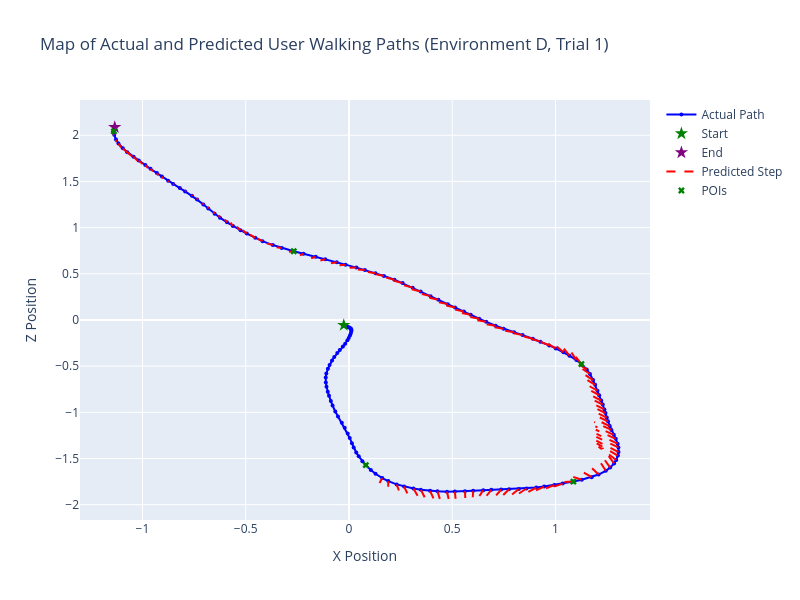

Notebook code cell kept with this figure:
### Code cell
# Select one trial from environment D
selected_trial = test_df['trial'].unique()[0]
test_df_single = test_df[test_df['trial'] == selected_trial]

# Create sequences for this single trial
X_test_single, y_test_single = create_sequences_grouped(test_df_single, seq_length=SEQ_LENGTH)
preds_single = model.predict(X_test_single)

# Get actual positions
actual_x = test_df_single['x'].values
actual_z = test_df_single['z'].values

# Current positions
current_x = X_test_single[:, -1, 0]
current_z = X_test_single[:, -1, 1]

# Predicted next
pred_x = preds_single[:, 0]
pred_z = preds_single[:, 1]

# Calculate POI positions (at the user's position when closest to each POI)
poi_x_list = []
poi_z_list = []
for poi in range(5):
    dist_col = f'poi_{poi}_dist'
    min_dist_idx = test_df_single[dist_col].idxmin()
    poi_x = test_df_single.loc[min_dist_idx, 'x']
    poi_z = test_df_single.loc[min_dist_idx, 'z']
    poi_x_list.append(poi_x)
    poi_z_list.append(poi_z)

# Plot interactive map
import plotly.graph_objects as go

fig = go.Figure()

# Add actual path
fig.add_trace(go.Scatter(x=actual_x, y=actual_z, mode='lines+markers', name='Actual Path', 
                         line=dict(color='blue', width=2), marker=dict(size=4)))

# Add start and end markers
fig.add_trace(go.Scatter(x=[actual_x[0]], y=[actual_z[0]], mode='markers', name='Start', 
                         marker=dict(color='green', size=10, symbol='star')))
fig.add_trace(go.Scatter(x=[actual_x[-1]], y=[actual_z[-1]], mode='markers', name='End', 
                         marker=dict(color='purple', size=10, symbol='star')))

# Add predicted steps
for i in range(len(current_x)):
    fig.add_trace(go.Scatter(x=[current_x[i], pred_x[i]], y=[current_z[i], pred_z[i]], 
                             mode='lines', name='Predicted Step' if i == 0 else '', 
                             line=dict(color='red', width=2, dash='dash'), showlegend=i==0))

# Add POIs
fig.add_trace(go.Scatter(x=poi_x_list, y=poi_z_list, mode='markers', name='POIs', 
                         marker=dict(color='green', size=6, symbol='x')))

fig.update_layout(
    title=f'Map of Actual and Predicted User Walking Paths (Environment D, Trial {selected_trial})',
    xaxis_title='X Position',
    yaxis_title='Z Position',
    width=800,
    height=600
)

fig.show()

### Figure 1 — Plotly figure (JSON) as saved in the notebook; plotly's stock layout.template omitted (floating-point values rounded to 4 significant figures; data arrays with more than 128 entries replaced by an {"elided": "..."} marker saying what was removed)
{"data": [{"line": {"color": "blue", "width": 2}, "marker": {"size": 4}, "mode": "lines+markers", "name": "Actual Path", "type": "scatter", "x": {"elided": "164 float values"}, "y": {"elided": "164 float values"}}, {"marker": {"color": "green", "size": 10, "symbol": "star"}, "mode": "markers", "name": "Start", "type": "scatter", "x": [-0.02514], "y": [-0.05667]}, {"marker": {"color": "purple", "size": 10, "symbol": "star"}, "mode": "markers", "name": "End", "type": "scatter", "x": [-1.134], "y": [2.086]}, {"line": {"color": "red", "dash": "dash", "width": 2}, "mode": "lines", "name": "Predicted Step", "showlegend": true, "type": "scatter", "x": [0.1613, 0.1481], "y": [-1.712, -1.766]}, {"line": {"color": "red", "dash": "dash", "width": 2}, "mode": "lines", "name": "", "showlegend": false, "type": "scatter", "x": [0.1904, 0.1902], "y": [-1.745, -1.805]}, {"line": {"color": "red", "dash": "dash", "width": 2}, "mode": "lines", "name": "", "showlegend": false, "type": "scatter", "x": [0.2311, 0.2419], "y": [-1.78, -1.847]}, {"line": {"color": "red", "dash": "dash", "width": 2}, "mode": "lines", "name": "", "showlegend": false, "type": "scatter", "x": [0.2667, 0.2828], "y": [-1.803, -1.877]}, {"line": {"color": "red", "dash": "dash", "width": 2}, "mode": "lines", "name": "", "showlegend": false, "type": "scatter", "x": [0.3122, 0.3325], "y": [-1.825, -1.903]}, {"line": {"color": "red", "dash": "dash", "width": 2}, "mode": "lines", "name": "", "showlegend": false, "type": "scatter", "x": [0.3481, 0.3667], "y": [-1.838, -1.919]}, {"line": {"color": "red", "dash": "dash", "width": 2}, "mode": "lines", "name": "", "showlegend": false, "type": "scatter", "x": [0.3926, 0.4093], "y": [-1.85, -1.931]}, {"line": {"color": "red", "dash": "dash", "width": 2}, "mode": "lines", "name": "", "showlegend": false, "type": "scatter", "x": [0.4286, 0.4401], "y": [-1.856, -1.938]}, {"line": {"color": "red", "dash": "dash", "width": 2}, "mode": "lines", "name": "", "showlegend": false, "type": "scatter", "x": [0.4747, 0.4827], "y": [-1.859, -1.939]}, {"line": {"color": "red", "dash": "dash", "width": 2}, "mode": "lines", "name": "", "showlegend": false, "type": "scatter", "x": [0.5129, 0.5162], "y": [-1.858, -1.936]}, {"line": {"color": "red", "dash": "dash", "width": 2}, "mode": "lines", "name": "", "showlegend": false, "type": "scatter", "x": [0.5619, 0.5632], "y": [-1.854, -1.927]}, {"line": {"color": "red", "dash": "dash", "width": 2}, "mode": "lines", "name": "", "showlegend": false, "type": "scatter", "x": [0.6015, 0.5995], "y": [-1.849, -1.919]}, {"line": {"color": "red", "dash": "dash", "width": 2}, "mode": "lines", "name": "", "showlegend": false, "type": "scatter", "x": [0.6504, 0.6317], "y": [-1.843, -1.906]}, {"line": {"color": "red", "dash": "dash", "width": 2}, "mode": "lines", "name": "", "showlegend": false, "type": "scatter", "x": [0.6892, 0.6667], "y": [-1.839, -1.903]}, {"line": {"color": "red", "dash": "dash", "width": 2}, "mode": "lines", "name": "", "showlegend": false, "type": "scatter", "x": [0.7372, 0.7129], "y": [-1.836, -1.9]}, {"line": {"color": "red", "dash": "dash", "width": 2}, "mode": "lines", "name": "", "showlegend": false, "type": "scatter", "x": [0.7754, 0.7472], "y": [-1.834, -1.896]}, {"line": {"color": "red", "dash": "dash", "width": 2}, "mode": "lines", "name": "", "showlegend": false, "type": "scatter", "x": [0.8226, 0.7899], "y": [-1.83, -1.89]}, {"line": {"color": "red", "dash": "dash", "width": 2}, "mode": "lines", "name": "", "showlegend": false, "type": "scatter", "x": [0.8599, 0.8211], "y": [-1.825, -1.882]}, {"line": {"color": "red", "dash": "dash", "width": 2}, "mode": "lines", "name": "", "showlegend": false, "type": "scatter", "x": [0.9071, 0.8631], "y": [-1.815, -1.869]}, {"line": {"color": "red", "dash": "dash", "width": 2}, "mode": "lines", "name": "", "showlegend": false, "type": "scatter", "x": [0.9453, 0.8962], "y": [-1.804, -1.855]}, {"line": {"color": "red", "dash": "dash", "width": 2}, "mode": "lines", "name": "", "showlegend": false, "type": "scatter", "x": [0.9944, 0.9417], "y": [-1.787, -1.835]}, {"line": {"color": "red", "dash": "dash", "width": 2}, "mode": "lines", "name": "", "showlegend": false, "type": "scatter", "x": [1.035, 0.9789], "y": [-1.772, -1.817]}, {"line": {"color": "red", "dash": "dash", "width": 2}, "mode": "lines", "name": "", "showlegend": false, "type": "scatter", "x": [1.087, 1.043], "y": [-1.75, -1.754]}, {"line": {"color": "red", "dash": "dash", "width": 2}, "mode": "lines", "name": "", "showlegend": false, "type": "scatter", "x": [1.127, 1.084], "y": [-1.731, -1.697]}, {"line": {"color": "red", "dash": "dash", "width": 2}, "mode": "lines", "name": "", "showlegend": false, "type": "scatter", "x": [1.175, 1.127], "y": [-1.702, -1.64]}, {"line": {"color": "red", "dash": "dash", "width": 2}, "mode": "lines", "name": "", "showlegend": false, "type": "scatter", "x": [1.209, 1.173], "y": [-1.674, -1.598]}, {"line": {"color": "red", "dash": "dash", "width": 2}, "mode": "lines", "name": "", "showlegend": false, "type": "scatter", "x": [1.244, 1.213], "y": [-1.633, -1.527]}, {"line": {"color": "red", "dash": "dash", "width": 2}, "mode": "lines", "name": "", "showlegend": false, "type": "scatter", "x": [1.265, 1.224], "y": [-1.598, -1.471]}, {"line": {"color": "red", "dash": "dash", "width": 2}, "mode": "lines", "name": "", "showlegend": false, "type": "scatter", "x": [1.284, 1.227], "y": [-1.553, -1.384]}, {"line": {"color": "red", "dash": "dash", "width": 2}, "mode": "lines", "name": "", "showlegend": false, "type": "scatter", "x": [1.294, 1.208], "y": [-1.516, -1.372]}, {"line": {"color": "red", "dash": "dash", "width": 2}, "mode": "lines", "name": "", "showlegend": false, "type": "scatter", "x": [1.302, 1.2], "y": [-1.469, -1.336]}, {"line": {"color": "red", "dash": "dash", "width": 2}, "mode": "lines", "name": "", "showlegend": false, "type": "scatter", "x": [1.305, 1.198], "y": [-1.43, -1.307]}, {"line": {"color": "red", "dash": "dash", "width": 2}, "mode": "lines", "name": "", "showlegend": false, "type": "scatter", "x": [1.305, 1.198], "y": [-1.38, -1.267]}, {"line": {"color": "red", "dash": "dash", "width": 2}, "mode": "lines", "name": "", "showlegend": false, "type": "scatter", "x": [1.301, 1.199], "y": [-1.339, -1.234]}, {"line": {"color": "red", "dash": "dash", "width": 2}, "mode": "lines", "name": "", "showlegend": false, "type": "scatter", "x": [1.292, 1.195], "y": [-1.287, -1.189]}, {"line": {"color": "red", "dash": "dash", "width": 2}, "mode": "lines", "name": "", "showlegend": false, "type": "scatter", "x": [1.283, 1.193], "y": [-1.244, -1.153]}, {"line": {"color": "red", "dash": "dash", "width": 2}, "mode": "lines", "name": "", "showlegend": false, "type": "scatter", "x": [1.271, 1.188], "y": [-1.19, -1.105]}, {"line": {"color": "red", "dash": "dash", "width": 2}, "mode": "lines", "name": "", "showlegend": false, "type": "scatter", "x": [1.263, 1.186], "y": [-1.149, -1.068]}, {"line": {"color": "red", "dash": "dash", "width": 2}, "mode": "lines", "name": "", "showlegend": false, "type": "scatter", "x": [1.254, 1.183], "y": [-1.098, -1.022]}, {"line": {"color": "red", "dash": "dash", "width": 2}, "mode": "lines", "name": "", "showlegend": false, "type": "scatter", "x": [1.249, 1.183], "y": [-1.057, -0.9865]}, {"line": {"color": "red", "dash": "dash", "width": 2}, "mode": "lines", "name": "", "showlegend": false, "type": "scatter", "x": [1.242, 1.181], "y": [-1.008, -0.9417]}, {"line": {"color": "red", "dash": "dash", "width": 2}, "mode": "lines", "name": "", "showlegend": false, "type": "scatter", "x": [1.237, 1.18], "y": [-0.9682, -0.905]}, {"line": {"color": "red", "dash": "dash", "width": 2}, "mode": "lines", "name": "", "showlegend": false, "type": "scatter", "x": [1.229, 1.175], "y": [-0.9161, -0.8558]}, {"line": {"color": "red", "dash": "dash", "width": 2}, "mode": "lines", "name": "", "showlegend": false, "type": "scatter", "x": [1.221, 1.17], "y": [-0.8722, -0.8128]}, {"line": {"color": "red", "dash": "dash", "width": 2}, "mode": "lines", "name": "", "showlegend": false, "type": "scatter", "x": [1.212, 1.163], "y": [-0.8147, -0.7558]}, {"line": {"color": "red", "dash": "dash", "width": 2}, "mode": "lines", "name": "", "showlegend": false, "type": "scatter", "x": [1.203, 1.156], "y": [-0.7662, -0.706]}, {"line": {"color": "red", "dash": "dash", "width": 2}, "mode": "lines", "name": "", "showlegend": false, "type": "scatter", "x": [1.192, 1.147], "y": [-0.7027, -0.6416]}, {"line": {"color": "red", "dash": "dash", "width": 2}, "mode": "lines", "name": "", "showlegend": false, "type": "scatter", "x": [1.182, 1.138], "y": [-0.6506, -0.5874]}, {"line": {"color": "red", "dash": "dash", "width": 2}, "mode": "lines", "name": "", "showlegend": false, "type": "scatter", "x": [1.167, 1.124], "y": [-0.5855, -0.5218]}, {"line": {"color": "red", "dash": "dash", "width": 2}, "mode": "lines", "name": "", "showlegend": false, "type": "scatter", "x": [1.151, 1.109], "y": [-0.5356, -0.4714]}, {"line": {"color": "red", "dash": "dash", "width": 2}, "mode": "lines", "name": "", "showlegend": false, "type": "scatter", "x": [1.126, 1.097], "y": [-0.4772, -0.396]}, {"line": {"color": "red", "dash": "dash", "width": 2}, "mode": "lines", "name": "", "showlegend": false, "type": "scatter", "x": [1.101, 1.075], "y": [-0.4347, -0.346]}, {"line": {"color": "red", "dash": "dash", "width": 2}, "mode": "lines", "name": "", "showlegend": false, "type": "scatter", "x": [1.068, 1.038], "y": [-0.3864, -0.3026]}, {"line": {"color": "red", "dash": "dash", "width": 2}, "mode": "lines", "name": "", "showlegend": false, "type": "scatter", "x": [1.039, 1.002], "y": [-0.3506, -0.2789]}, {"line": {"color": "red", "dash": "dash", "width": 2}, "mode": "lines", "name": "", "showlegend": false, "type": "scatter", "x": [1.002, 0.9562], "y": [-0.3083, -0.2491]}, {"line": {"color": "red", "dash": "dash", "width": 2}, "mode": "lines", "name": "", "showlegend": false, "type": "scatter", "x": [0.9696, 0.9172], "y": [-0.2753, -0.2275]}, {"line": {"color": "red", "dash": "dash", "width": 2}, "mode": "lines", "name": "", "showlegend": false, "type": "scatter", "x": [0.9271, 0.8687], "y": [-0.2348, -0.1948]}, {"line": {"color": "red", "dash": "dash", "width": 2}, "mode": "lines", "name": "", "showlegend": false, "type": "scatter", "x": [0.8901, 0.827], "y": [-0.2029, -0.1688]}, {"line": {"color": "red", "dash": "dash", "width": 2}, "mode": "lines", "name": "", "showlegend": false, "type": "scatter", "x": [0.8407, 0.7735], "y": [-0.1641, -0.133]}, {"line": {"color": "red", "dash": "dash", "width": 2}, "mode": "lines", "name": "", "showlegend": false, "type": "scatter", "x": [0.7993, 0.7289], "y": [-0.1331, -0.105]}, {"line": {"color": "red", "dash": "dash", "width": 2}, "mode": "lines", "name": "", "showlegend": false, "type": "scatter", "x": [0.7488, 0.6767], "y": [-0.09434, -0.06726]}, {"line": {"color": "red", "dash": "dash", "width": 2}, "mode": "lines", "name": "", "showlegend": false, "type": "scatter", "x": [0.7097, 0.6375], "y": [-0.06191, -0.03604]}, {"line": {"color": "red", "dash": "dash", "width": 2}, "mode": "lines", "name": "", "showlegend": false, "type": "scatter", "x": [0.6647, 0.5946], "y": [-0.02042, 0.006095]}, {"line": {"color": "red", "dash": "dash", "width": 2}, "mode": "lines", "name": "", "showlegend": false, "type": "scatter", "x": [0.6307, 0.5639], "y": [0.01413, 0.04082]}, {"line": {"color": "red", "dash": "dash", "width": 2}, "mode": "lines", "name": "", "showlegend": false, "type": "scatter", "x": [0.5896, 0.5271], "y": [0.05719, 0.08501]}, {"line": {"color": "red", "dash": "dash", "width": 2}, "mode": "lines", "name": "", "showlegend": false, "type": "scatter", "x": [0.5564, 0.4979], "y": [0.09202, 0.1194]}, {"line": {"color": "red", "dash": "dash", "width": 2}, "mode": "lines", "name": "", "showlegend": false, "type": "scatter", "x": [0.5139, 0.4591], "y": [0.1354, 0.1627]}, {"line": {"color": "red", "dash": "dash", "width": 2}, "mode": "lines", "name": "", "showlegend": false, "type": "scatter", "x": [0.4784, 0.4261], "y": [0.1714, 0.1973]}, {"line": {"color": "red", "dash": "dash", "width": 2}, "mode": "lines", "name": "", "showlegend": false, "type": "scatter", "x": [0.4329, 0.383], "y": [0.2182, 0.2443]}, {"line": {"color": "red", "dash": "dash", "width": 2}, "mode": "lines", "name": "", "showlegend": false, "type": "scatter", "x": [0.3953, 0.3467], "y": [0.2579, 0.2837]}, {"line": {"color": "red", "dash": "dash", "width": 2}, "mode": "lines", "name": "", "showlegend": false, "type": "scatter", "x": [0.347, 0.3011], "y": [0.3089, 0.3355]}, {"line": {"color": "red", "dash": "dash", "width": 2}, "mode": "lines", "name": "", "showlegend": false, "type": "scatter", "x": [0.3086, 0.264], "y": [0.3499, 0.3764]}, {"line": {"color": "red", "dash": "dash", "width": 2}, "mode": "lines", "name": "", "showlegend": false, "type": "scatter", "x": [0.2599, 0.2183], "y": [0.399, 0.4249]}, {"line": {"color": "red", "dash": "dash", "width": 2}, "mode": "lines", "name": "", "showlegend": false, "type": "scatter", "x": [0.2201, 0.18], "y": [0.4359, 0.4588]}, {"line": {"color": "red", "dash": "dash", "width": 2}, "mode": "lines", "name": "", "showlegend": false, "type": "scatter", "x": [0.1691, 0.1317], "y": [0.477, 0.4957]}, {"line": {"color": "red", "dash": "dash", "width": 2}, "mode": "lines", "name": "", "showlegend": false, "type": "scatter", "x": [0.1282, 0.0914], "y": [0.5067, 0.5187]}, {"line": {"color": "red", "dash": "dash", "width": 2}, "mode": "lines", "name": "", "showlegend": false, "type": "scatter", "x": [0.07691, 0.0431], "y": [0.5405, 0.5455]}, {"line": {"color": "red", "dash": "dash", "width": 2}, "mode": "lines", "name": "", "showlegend": false, "type": "scatter", "x": [0.03593, 0.002805], "y": [0.5667, 0.5647]}, {"line": {"color": "red", "dash": "dash", "width": 2}, "mode": "lines", "name": "", "showlegend": false, "type": "scatter", "x": [-0.01648, -0.0457], "y": [0.5988, 0.5916]}, {"line": {"color": "red", "dash": "dash", "width": 2}, "mode": "lines", "name": "", "showlegend": false, "type": "scatter", "x": [-0.05908, -0.08725], "y": [0.6251, 0.6138]}, {"line": {"color": "red", "dash": "dash", "width": 2}, "mode": "lines", "name": "", "showlegend": false, "type": "scatter", "x": [-0.1148, -0.1383], "y": [0.6579, 0.6444]}, {"line": {"color": "red", "dash": "dash", "width": 2}, "mode": "lines", "name": "", "showlegend": false, "type": "scatter", "x": [-0.161, -0.1832], "y": [0.6845, 0.6687]}, {"line": {"color": "red", "dash": "dash", "width": 2}, "mode": "lines", "name": "", "showlegend": false, "type": "scatter", "x": [-0.22, -0.2374], "y": [0.7169, 0.6995]}, {"line": {"color": "red", "dash": "dash", "width": 2}, "mode": "lines", "name": "", "showlegend": false, "type": "scatter", "x": [-0.2674, -0.2908], "y": [0.7437, 0.7375]}, {"line": {"color": "red", "dash": "dash", "width": 2}, "mode": "lines", "name": "", "showlegend": false, "type": "scatter", "x": [-0.3255, -0.3505], "y": [0.7792, 0.7859]}, {"line": {"color": "red", "dash": "dash", "width": 2}, "mode": "lines", "name": "", "showlegend": false, "type": "scatter", "x": [-0.3689, -0.3977], "y": [0.8108, 0.829]}, {"line": {"color": "red", "dash": "dash", "width": 2}, "mode": "lines", "name": "", "showlegend": false, "type": "scatter", "x": [-0.4185, -0.4441], "y": [0.8534, 0.881]}, {"line": {"color": "red", "dash": "dash", "width": 2}, "mode": "lines", "name": "", "showlegend": false, "type": "scatter", "x": [-0.454, -0.4792], "y": [0.8895, 0.9237]}, {"line": {"color": "red", "dash": "dash", "width": 2}, "mode": "lines", "name": "", "showlegend": false, "type": "scatter", "x": [-0.4948, -0.5142], "y": [0.9351, 0.9723]}, {"line": {"color": "red", "dash": "dash", "width": 2}, "mode": "lines", "name": "", "showlegend": false, "type": "scatter", "x": [-0.5252, -0.5426], "y": [0.9719, 1.009]}, {"line": {"color": "red", "dash": "dash", "width": 2}, "mode": "lines", "name": "", "showlegend": false, "type": "scatter", "x": [-0.5622, -0.5737], "y": [1.018, 1.053]}, {"line": {"color": "red", "dash": "dash", "width": 2}, "mode": "lines", "name": "", "showlegend": false, "type": "scatter", "x": [-0.5906, -0.6007], "y": [1.057, 1.088]}, {"line": {"color": "red", "dash": "dash", "width": 2}, "mode": "lines", "name": "", "showlegend": false, "type": "scatter", "x": [-0.6247, -0.63], "y": [1.107, 1.134]}, {"line": {"color": "red", "dash": "dash", "width": 2}, "mode": "lines", "name": "", "showlegend": false, "type": "scatter", "x": [-0.6505, -0.6554], "y": [1.15, 1.173]}, {"line": {"color": "red", "dash": "dash", "width": 2}, "mode": "lines", "name": "", "showlegend": false, "type": "scatter", "x": [-0.6813, -0.682], "y": [1.206, 1.226]}, {"line": {"color": "red", "dash": "dash", "width": 2}, "mode": "lines", "name": "", "showlegend": false, "type": "scatter", "x": [-0.7051, -0.7059], "y": [1.25, 1.268]}, {"line": {"color": "red", "dash": "dash", "width": 2}, "mode": "lines", "name": "", "showlegend": false, "type": "scatter", "x": [-0.7355, -0.7327], "y": [1.303, 1.319]}, {"line": {"color": "red", "dash": "dash", "width": 2}, "mode": "lines", "name": "", "showlegend": false, "type": "scatter", "x": [-0.7605, -0.7587], "y": [1.344, 1.356]}, {"line": {"color": "red", "dash": "dash", "width": 2}, "mode": "lines", "name": "", "showlegend": false, "type": "scatter", "x": [-0.7932, -0.7886], "y": [1.392, 1.399]}, {"line": {"color": "red", "dash": "dash", "width": 2}, "mode": "lines", "name": "", "showlegend": false, "type": "scatter", "x": [-0.8192, -0.8166], "y": [1.428, 1.429]}, {"line": {"color": "red", "dash": "dash", "width": 2}, "mode": "lines", "name": "", "showlegend": false, "type": "scatter", "x": [-0.8511, -0.8462], "y": [1.472, 1.466]}, {"line": {"color": "red", "dash": "dash", "width": 2}, "mode": "lines", "name": "", "showlegend": false, "type": "scatter", "x": [-0.8757, -0.8722], "y": [1.508, 1.494]}, {"line": {"color": "red", "dash": "dash", "width": 2}, "mode": "lines", "name": "", "showlegend": false, "type": "scatter", "x": [-0.9061, -0.899], "y": [1.553, 1.533]}, {"line": {"color": "red", "dash": "dash", "width": 2}, "mode": "lines", "name": "", "showlegend": false, "type": "scatter", "x": [-0.9301, -0.9231], "y": [1.59, 1.565]}, {"line": {"color": "red", "dash": "dash", "width": 2}, "mode": "lines", "name": "", "showlegend": false, "type": "scatter", "x": [-0.9611, -0.949], "y": [1.638, 1.608]}, {"line": {"color": "red", "dash": "dash", "width": 2}, "mode": "lines", "name": "", "showlegend": false, "type": "scatter", "x": [-0.9862, -0.9734], "y": [1.677, 1.644]}, {"line": {"color": "red", "dash": "dash", "width": 2}, "mode": "lines", "name": "", "showlegend": false, "type": "scatter", "x": [-1.018, -0.9996], "y": [1.726, 1.689]}, {"line": {"color": "red", "dash": "dash", "width": 2}, "mode": "lines", "name": "", "showlegend": false, "type": "scatter", "x": [-1.043, -1.024], "y": [1.766, 1.724]}, {"line": {"color": "red", "dash": "dash", "width": 2}, "mode": "lines", "name": "", "showlegend": false, "type": "scatter", "x": [-1.074, -1.048], "y": [1.817, 1.768]}, {"line": {"color": "red", "dash": "dash", "width": 2}, "mode": "lines", "name": "", "showlegend": false, "type": "scatter", "x": [-1.095, -1.069], "y": [1.859, 1.804]}, {"line": {"color": "red", "dash": "dash", "width": 2}, "mode": "lines", "name": "", "showlegend": false, "type": "scatter", "x": [-1.116, -1.104], "y": [1.912, 1.867]}, {"line": {"color": "red", "dash": "dash", "width": 2}, "mode": "lines", "name": "", "showlegend": false, "type": "scatter", "x": [-1.128, -1.127], "y": [1.954, 1.925]}, {"line": {"color": "red", "dash": "dash", "width": 2}, "mode": "lines", "name": "", "showlegend": false, "type": "scatter", "x": [-1.137, -1.144], "y": [2.005, 2.013]}, {"line": {"color": "red", "dash": "dash", "width": 2}, "mode": "lines", "name": "", "showlegend": false, "type": "scatter", "x": [-1.138, -1.143], "y": [2.043, 2.061]}, {"marker": {"color": "green", "size": 6, "symbol": "x"}, "mode": "markers", "name": "POIs", "type": "scatter", "x": [-1.138, -0.2674, 1.126, 1.087, 0.08161], "y": [2.043, 0.7437, -0.4772, -1.75, -1.572]}], "layout": {"height": 600, "title": {"text": "Map of Actual and Predicted User Walking Paths (Environment D, Trial 1)"}, "width": 800, "xaxis": {"title": {"text": "X Position"}}, "yaxis": {"title": {"text": "Z Position"}}}}
